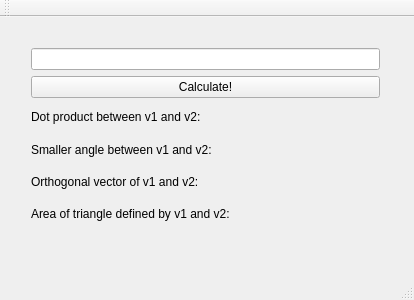
<?xml version="1.0" encoding="UTF-8"?>
<ui version="4.0">
 <class>MainWindow</class>
 <widget class="QMainWindow" name="MainWindow">
  <property name="geometry">
   <rect>
    <x>0</x>
    <y>0</y>
    <width>414</width>
    <height>300</height>
   </rect>
  </property>
  <property name="windowTitle">
   <string>MainWindow</string>
  </property>
  <widget class="QWidget" name="centralWidget">
   <widget class="QWidget" name="">
    <property name="geometry">
     <rect>
      <x>20</x>
      <y>20</y>
      <width>371</width>
      <height>201</height>
     </rect>
    </property>
    <layout class="QVBoxLayout" name="verticalLayout">
     <item>
      <widget class="QLineEdit" name="lineEditVectors"/>
     </item>
     <item>
      <widget class="QPushButton" name="pushButtonCalculate">
       <property name="text">
        <string>Calculate!</string>
       </property>
      </widget>
     </item>
     <item>
      <widget class="QLabel" name="labelDotProduct">
       <property name="text">
        <string>Dot product between v1 and v2:</string>
       </property>
      </widget>
     </item>
     <item>
      <widget class="QLabel" name="labelSmallerAngle">
       <property name="text">
        <string>Smaller angle between v1 and v2:</string>
       </property>
      </widget>
     </item>
     <item>
      <widget class="QLabel" name="labelOrthogonalVector">
       <property name="text">
        <string>Orthogonal vector of v1 and v2:</string>
       </property>
      </widget>
     </item>
     <item>
      <widget class="QLabel" name="labelAreaOfTriangle">
       <property name="text">
        <string>Area of triangle defined by v1 and v2:</string>
       </property>
      </widget>
     </item>
    </layout>
   </widget>
  </widget>
  <widget class="QMenuBar" name="menuBar">
   <property name="geometry">
    <rect>
     <x>0</x>
     <y>0</y>
     <width>414</width>
     <height>25</height>
    </rect>
   </property>
  </widget>
  <widget class="QToolBar" name="mainToolBar">
   <attribute name="toolBarArea">
    <enum>TopToolBarArea</enum>
   </attribute>
   <attribute name="toolBarBreak">
    <bool>false</bool>
   </attribute>
  </widget>
  <widget class="QStatusBar" name="statusBar"/>
 </widget>
 <layoutdefault spacing="6" margin="11"/>
 <resources/>
 <connections/>
</ui>
